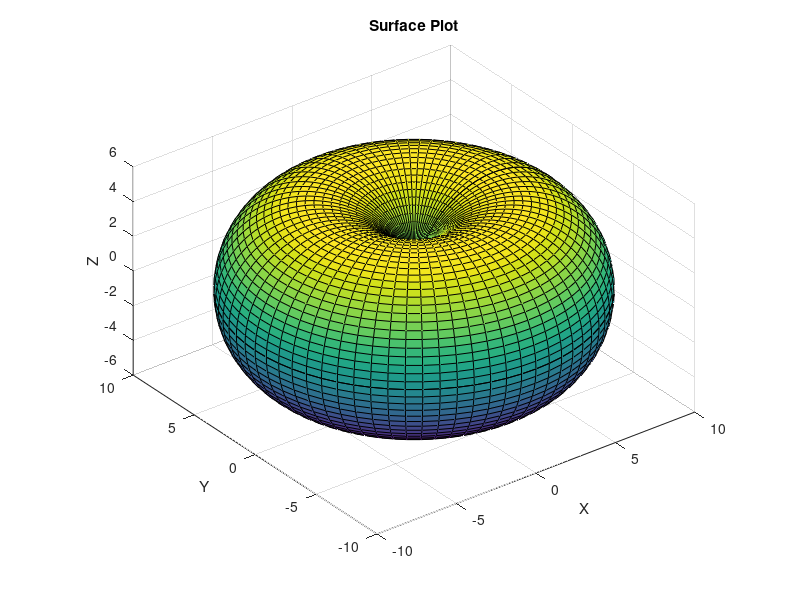

Write MATLAB code to recreate this figure.
clear, clc, close all
c = input('Enter your value for c: ');
a = input('Enter your value for a (less than c): ');
u = 0 : pi / 36 : 2*pi;
m = length(u);
v = 0 : pi / 36 : 2*pi;
n = length(v);

U = repmat(u, m, 1);
V = repmat(v', 1, n);

X = ( c + a * cos(V)).*cos(U);
Y = ( c + a * cos(V)).*sin(U);
Z = a*sin(V);

surf(X,Y,Z)

title('Surface Plot')
xlabel('X')
ylabel('Y')
zlabel('Z')

daspect([1 1 1])
axis vis3d

% Problem 3 wants name and z contents printed out
fprintf('Dillon Allen\n')
Z
